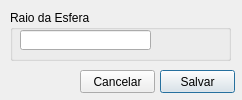
<?xml version="1.0" encoding="UTF-8"?>
<ui version="4.0">
 <class>WinParametrosEsfera</class>
 <widget class="QDialog" name="Dialog">
  <property name="geometry">
   <rect>
    <x>0</x>
    <y>0</y>
    <width>242</width>
    <height>100</height>
   </rect>
  </property>
  <property name="windowTitle">
   <string>Parâmetros - Esfera</string>
  </property>
  <widget class="QGroupBox" name="groupBox">
   <property name="geometry">
    <rect>
     <x>10</x>
     <y>10</y>
     <width>221</width>
     <height>51</height>
    </rect>
   </property>
   <property name="title">
    <string>Raio da Esfera </string>
   </property>
   <widget class="QLineEdit" name="textRaio">
    <property name="geometry">
     <rect>
      <x>10</x>
      <y>20</y>
      <width>131</width>
      <height>20</height>
     </rect>
    </property>
   </widget>
  </widget>
  <widget class="QPushButton" name="btnSalvar">
   <property name="geometry">
    <rect>
     <x>160</x>
     <y>70</y>
     <width>75</width>
     <height>23</height>
    </rect>
   </property>
   <property name="text">
    <string>Salvar</string>
   </property>
  </widget>
  <widget class="QPushButton" name="btnCancelar">
   <property name="geometry">
    <rect>
     <x>80</x>
     <y>70</y>
     <width>75</width>
     <height>23</height>
    </rect>
   </property>
   <property name="text">
    <string>Cancelar</string>
   </property>
  </widget>
 </widget>
 <resources/>
 <connections/>
</ui>
